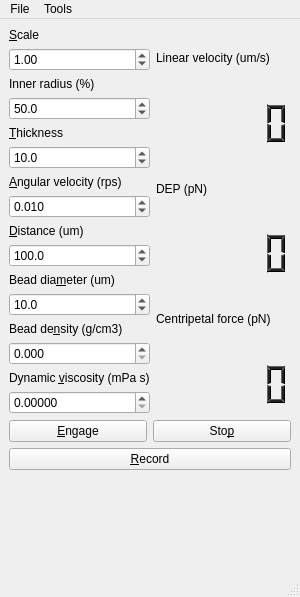
<?xml version="1.0" encoding="UTF-8"?>
<ui version="4.0">
 <author>Joan Juvert</author>
 <class>ControlWindow</class>
 <widget class="QMainWindow" name="ControlWindow">
  <property name="geometry">
   <rect>
    <x>0</x>
    <y>0</y>
    <width>300</width>
    <height>597</height>
   </rect>
  </property>
  <property name="sizePolicy">
   <sizepolicy hsizetype="Preferred" vsizetype="Preferred">
    <horstretch>0</horstretch>
    <verstretch>0</verstretch>
   </sizepolicy>
  </property>
  <property name="minimumSize">
   <size>
    <width>300</width>
    <height>597</height>
   </size>
  </property>
  <property name="maximumSize">
   <size>
    <width>396</width>
    <height>597</height>
   </size>
  </property>
  <property name="focusPolicy">
   <enum>Qt::ClickFocus</enum>
  </property>
  <property name="windowTitle">
   <string>Control Window (cartwheel)</string>
  </property>
  <widget class="QWidget" name="centralwidget">
   <property name="autoFillBackground">
    <bool>false</bool>
   </property>
   <layout class="QFormLayout" name="formLayout">
    <item row="0" column="0">
     <layout class="QVBoxLayout" name="verticalLayout_21">
      <item>
       <layout class="QVBoxLayout" name="verticalLayout_2">
        <item>
         <widget class="QLabel" name="scale_label">
          <property name="text">
           <string>&amp;Scale</string>
          </property>
          <property name="buddy">
           <cstring>scale_doubleSpinBox</cstring>
          </property>
         </widget>
        </item>
        <item>
         <widget class="QDoubleSpinBox" name="scale_doubleSpinBox">
          <property name="toolTip">
           <string>Scale of the figure</string>
          </property>
          <property name="accelerated">
           <bool>false</bool>
          </property>
          <property name="maximum">
           <double>100.000000000000000</double>
          </property>
          <property name="singleStep">
           <double>0.100000000000000</double>
          </property>
          <property name="value">
           <double>1.000000000000000</double>
          </property>
         </widget>
        </item>
       </layout>
      </item>
      <item>
       <layout class="QVBoxLayout" name="verticalLayout_7">
        <item>
         <widget class="QLabel" name="innerRadius_label">
          <property name="text">
           <string>Inner radius (%)</string>
          </property>
          <property name="buddy">
           <cstring>innerRadius_doubleSpinBox</cstring>
          </property>
         </widget>
        </item>
        <item>
         <widget class="QDoubleSpinBox" name="innerRadius_doubleSpinBox">
          <property name="decimals">
           <number>1</number>
          </property>
          <property name="value">
           <double>50.000000000000000</double>
          </property>
         </widget>
        </item>
       </layout>
      </item>
      <item>
       <layout class="QVBoxLayout" name="verticalLayout_9">
        <item>
         <widget class="QLabel" name="thickness_label">
          <property name="text">
           <string>&amp;Thickness</string>
          </property>
          <property name="buddy">
           <cstring>thickness_doubleSpinBox</cstring>
          </property>
         </widget>
        </item>
        <item>
         <widget class="QDoubleSpinBox" name="thickness_doubleSpinBox">
          <property name="toolTip">
           <string>Thickness of the lines</string>
          </property>
          <property name="decimals">
           <number>1</number>
          </property>
          <property name="value">
           <double>10.000000000000000</double>
          </property>
         </widget>
        </item>
       </layout>
      </item>
      <item>
       <layout class="QVBoxLayout" name="verticalLayout_3">
        <item>
         <widget class="QLabel" name="aVelocity_label">
          <property name="text">
           <string>&amp;Angular velocity (rps)</string>
          </property>
          <property name="buddy">
           <cstring>aVelocity_doubleSpinBox</cstring>
          </property>
         </widget>
        </item>
        <item>
         <widget class="QDoubleSpinBox" name="aVelocity_doubleSpinBox">
          <property name="toolTip">
           <string>Angular velocity in revolutions per second</string>
          </property>
          <property name="decimals">
           <number>3</number>
          </property>
          <property name="maximum">
           <double>100.000000000000000</double>
          </property>
          <property name="singleStep">
           <double>0.010000000000000</double>
          </property>
          <property name="value">
           <double>0.010000000000000</double>
          </property>
         </widget>
        </item>
       </layout>
      </item>
      <item>
       <layout class="QVBoxLayout" name="verticalLayout_4">
        <item>
         <widget class="QLabel" name="distance_label">
          <property name="text">
           <string>&amp;Distance (um)</string>
          </property>
          <property name="buddy">
           <cstring>distance_doubleSpinBox</cstring>
          </property>
         </widget>
        </item>
        <item>
         <widget class="QDoubleSpinBox" name="distance_doubleSpinBox">
          <property name="toolTip">
           <string>The distance from the center of the wheel to the center of the bead</string>
          </property>
          <property name="decimals">
           <number>1</number>
          </property>
          <property name="maximum">
           <double>1000.000000000000000</double>
          </property>
          <property name="value">
           <double>100.000000000000000</double>
          </property>
         </widget>
        </item>
       </layout>
      </item>
      <item>
       <layout class="QVBoxLayout" name="verticalLayout_6">
        <item>
         <widget class="QLabel" name="diameter_label">
          <property name="text">
           <string>Bead dia&amp;meter (um)</string>
          </property>
          <property name="buddy">
           <cstring>diameter_doubleSpinBox</cstring>
          </property>
         </widget>
        </item>
        <item>
         <widget class="QDoubleSpinBox" name="diameter_doubleSpinBox">
          <property name="toolTip">
           <string>Radius of the bead in microns</string>
          </property>
          <property name="decimals">
           <number>1</number>
          </property>
          <property name="maximum">
           <double>1000.000000000000000</double>
          </property>
          <property name="value">
           <double>10.000000000000000</double>
          </property>
         </widget>
        </item>
       </layout>
      </item>
      <item>
       <layout class="QVBoxLayout" name="verticalLayout_10">
        <item>
         <widget class="QLabel" name="density_label">
          <property name="text">
           <string>Bead de&amp;nsity (g/cm3)</string>
          </property>
          <property name="buddy">
           <cstring>density_doubleSpinBox</cstring>
          </property>
         </widget>
        </item>
        <item>
         <widget class="QDoubleSpinBox" name="density_doubleSpinBox">
          <property name="toolTip">
           <string>The density of the bead in g/cm3</string>
          </property>
          <property name="decimals">
           <number>3</number>
          </property>
          <property name="maximum">
           <double>100.000000000000000</double>
          </property>
         </widget>
        </item>
       </layout>
      </item>
      <item>
       <layout class="QVBoxLayout" name="verticalLayout">
        <item>
         <widget class="QLabel" name="viscosity_label">
          <property name="text">
           <string>Dynamic &amp;viscosity (mPa s)</string>
          </property>
          <property name="buddy">
           <cstring>viscosity_doubleSpinBox</cstring>
          </property>
         </widget>
        </item>
        <item>
         <widget class="QDoubleSpinBox" name="viscosity_doubleSpinBox">
          <property name="toolTip">
           <string>Dynamic viscosity of the solution in mPa s</string>
          </property>
          <property name="decimals">
           <number>5</number>
          </property>
          <property name="maximum">
           <double>1000000.000000000000000</double>
          </property>
         </widget>
        </item>
       </layout>
      </item>
     </layout>
    </item>
    <item row="0" column="1">
     <layout class="QVBoxLayout" name="verticalLayout_12">
      <item>
       <layout class="QVBoxLayout" name="verticalLayout_5">
        <item>
         <widget class="QLabel" name="lVelocity_label">
          <property name="text">
           <string>Linear velocity (um/s)</string>
          </property>
         </widget>
        </item>
        <item>
         <widget class="QLCDNumber" name="lVelocity_LCDNumber">
          <property name="palette">
           <palette>
            <active>
             <colorrole role="WindowText">
              <brush brushstyle="SolidPattern">
               <color alpha="255">
                <red>33</red>
                <green>33</green>
                <blue>33</blue>
               </color>
              </brush>
             </colorrole>
             <colorrole role="Light">
              <brush brushstyle="SolidPattern">
               <color alpha="255">
                <red>100</red>
                <green>100</green>
                <blue>100</blue>
               </color>
              </brush>
             </colorrole>
             <colorrole role="Dark">
              <brush brushstyle="SolidPattern">
               <color alpha="255">
                <red>0</red>
                <green>0</green>
                <blue>0</blue>
               </color>
              </brush>
             </colorrole>
             <colorrole role="Text">
              <brush brushstyle="SolidPattern">
               <color alpha="255">
                <red>33</red>
                <green>33</green>
                <blue>33</blue>
               </color>
              </brush>
             </colorrole>
             <colorrole role="ButtonText">
              <brush brushstyle="SolidPattern">
               <color alpha="255">
                <red>33</red>
                <green>33</green>
                <blue>33</blue>
               </color>
              </brush>
             </colorrole>
            </active>
            <inactive>
             <colorrole role="WindowText">
              <brush brushstyle="SolidPattern">
               <color alpha="255">
                <red>33</red>
                <green>33</green>
                <blue>33</blue>
               </color>
              </brush>
             </colorrole>
             <colorrole role="Light">
              <brush brushstyle="SolidPattern">
               <color alpha="255">
                <red>100</red>
                <green>100</green>
                <blue>100</blue>
               </color>
              </brush>
             </colorrole>
             <colorrole role="Dark">
              <brush brushstyle="SolidPattern">
               <color alpha="255">
                <red>0</red>
                <green>0</green>
                <blue>0</blue>
               </color>
              </brush>
             </colorrole>
             <colorrole role="Text">
              <brush brushstyle="SolidPattern">
               <color alpha="255">
                <red>33</red>
                <green>33</green>
                <blue>33</blue>
               </color>
              </brush>
             </colorrole>
             <colorrole role="ButtonText">
              <brush brushstyle="SolidPattern">
               <color alpha="255">
                <red>33</red>
                <green>33</green>
                <blue>33</blue>
               </color>
              </brush>
             </colorrole>
            </inactive>
            <disabled>
             <colorrole role="WindowText">
              <brush brushstyle="SolidPattern">
               <color alpha="255">
                <red>0</red>
                <green>0</green>
                <blue>0</blue>
               </color>
              </brush>
             </colorrole>
             <colorrole role="Light">
              <brush brushstyle="SolidPattern">
               <color alpha="255">
                <red>100</red>
                <green>100</green>
                <blue>100</blue>
               </color>
              </brush>
             </colorrole>
             <colorrole role="Dark">
              <brush brushstyle="SolidPattern">
               <color alpha="255">
                <red>0</red>
                <green>0</green>
                <blue>0</blue>
               </color>
              </brush>
             </colorrole>
             <colorrole role="Text">
              <brush brushstyle="SolidPattern">
               <color alpha="255">
                <red>0</red>
                <green>0</green>
                <blue>0</blue>
               </color>
              </brush>
             </colorrole>
             <colorrole role="ButtonText">
              <brush brushstyle="SolidPattern">
               <color alpha="255">
                <red>0</red>
                <green>0</green>
                <blue>0</blue>
               </color>
              </brush>
             </colorrole>
            </disabled>
           </palette>
          </property>
          <property name="toolTip">
           <string>Linear velocity of the bead in microns per second</string>
          </property>
          <property name="frameShape">
           <enum>QFrame::NoFrame</enum>
          </property>
          <property name="frameShadow">
           <enum>QFrame::Raised</enum>
          </property>
          <property name="smallDecimalPoint">
           <bool>false</bool>
          </property>
          <property name="numDigits">
           <number>6</number>
          </property>
         </widget>
        </item>
       </layout>
      </item>
      <item>
       <layout class="QVBoxLayout" name="verticalLayout_8">
        <item>
         <widget class="QLabel" name="DEPForce_label">
          <property name="text">
           <string>DEP (pN)</string>
          </property>
          <property name="textFormat">
           <enum>Qt::PlainText</enum>
          </property>
         </widget>
        </item>
        <item>
         <widget class="QLCDNumber" name="DEPForce_LCDNumber">
          <property name="palette">
           <palette>
            <active>
             <colorrole role="WindowText">
              <brush brushstyle="SolidPattern">
               <color alpha="255">
                <red>33</red>
                <green>33</green>
                <blue>33</blue>
               </color>
              </brush>
             </colorrole>
             <colorrole role="Light">
              <brush brushstyle="SolidPattern">
               <color alpha="255">
                <red>100</red>
                <green>100</green>
                <blue>100</blue>
               </color>
              </brush>
             </colorrole>
             <colorrole role="Dark">
              <brush brushstyle="SolidPattern">
               <color alpha="255">
                <red>0</red>
                <green>0</green>
                <blue>0</blue>
               </color>
              </brush>
             </colorrole>
             <colorrole role="Text">
              <brush brushstyle="SolidPattern">
               <color alpha="255">
                <red>33</red>
                <green>33</green>
                <blue>33</blue>
               </color>
              </brush>
             </colorrole>
             <colorrole role="ButtonText">
              <brush brushstyle="SolidPattern">
               <color alpha="255">
                <red>33</red>
                <green>33</green>
                <blue>33</blue>
               </color>
              </brush>
             </colorrole>
            </active>
            <inactive>
             <colorrole role="WindowText">
              <brush brushstyle="SolidPattern">
               <color alpha="255">
                <red>33</red>
                <green>33</green>
                <blue>33</blue>
               </color>
              </brush>
             </colorrole>
             <colorrole role="Light">
              <brush brushstyle="SolidPattern">
               <color alpha="255">
                <red>100</red>
                <green>100</green>
                <blue>100</blue>
               </color>
              </brush>
             </colorrole>
             <colorrole role="Dark">
              <brush brushstyle="SolidPattern">
               <color alpha="255">
                <red>0</red>
                <green>0</green>
                <blue>0</blue>
               </color>
              </brush>
             </colorrole>
             <colorrole role="Text">
              <brush brushstyle="SolidPattern">
               <color alpha="255">
                <red>33</red>
                <green>33</green>
                <blue>33</blue>
               </color>
              </brush>
             </colorrole>
             <colorrole role="ButtonText">
              <brush brushstyle="SolidPattern">
               <color alpha="255">
                <red>33</red>
                <green>33</green>
                <blue>33</blue>
               </color>
              </brush>
             </colorrole>
            </inactive>
            <disabled>
             <colorrole role="WindowText">
              <brush brushstyle="SolidPattern">
               <color alpha="255">
                <red>0</red>
                <green>0</green>
                <blue>0</blue>
               </color>
              </brush>
             </colorrole>
             <colorrole role="Light">
              <brush brushstyle="SolidPattern">
               <color alpha="255">
                <red>100</red>
                <green>100</green>
                <blue>100</blue>
               </color>
              </brush>
             </colorrole>
             <colorrole role="Dark">
              <brush brushstyle="SolidPattern">
               <color alpha="255">
                <red>0</red>
                <green>0</green>
                <blue>0</blue>
               </color>
              </brush>
             </colorrole>
             <colorrole role="Text">
              <brush brushstyle="SolidPattern">
               <color alpha="255">
                <red>0</red>
                <green>0</green>
                <blue>0</blue>
               </color>
              </brush>
             </colorrole>
             <colorrole role="ButtonText">
              <brush brushstyle="SolidPattern">
               <color alpha="255">
                <red>0</red>
                <green>0</green>
                <blue>0</blue>
               </color>
              </brush>
             </colorrole>
            </disabled>
           </palette>
          </property>
          <property name="toolTip">
           <string>Dielectrophoretic force in pN</string>
          </property>
          <property name="frameShape">
           <enum>QFrame::NoFrame</enum>
          </property>
          <property name="frameShadow">
           <enum>QFrame::Raised</enum>
          </property>
          <property name="smallDecimalPoint">
           <bool>false</bool>
          </property>
          <property name="numDigits">
           <number>6</number>
          </property>
         </widget>
        </item>
       </layout>
      </item>
      <item>
       <layout class="QVBoxLayout" name="verticalLayout_11">
        <item>
         <widget class="QLabel" name="cForce_label">
          <property name="text">
           <string>Centripetal force (pN)</string>
          </property>
          <property name="textFormat">
           <enum>Qt::PlainText</enum>
          </property>
         </widget>
        </item>
        <item>
         <widget class="QLCDNumber" name="cForce_LCDNumber">
          <property name="palette">
           <palette>
            <active>
             <colorrole role="WindowText">
              <brush brushstyle="SolidPattern">
               <color alpha="255">
                <red>33</red>
                <green>33</green>
                <blue>33</blue>
               </color>
              </brush>
             </colorrole>
             <colorrole role="Light">
              <brush brushstyle="SolidPattern">
               <color alpha="255">
                <red>100</red>
                <green>100</green>
                <blue>100</blue>
               </color>
              </brush>
             </colorrole>
             <colorrole role="Dark">
              <brush brushstyle="SolidPattern">
               <color alpha="255">
                <red>0</red>
                <green>0</green>
                <blue>0</blue>
               </color>
              </brush>
             </colorrole>
             <colorrole role="Text">
              <brush brushstyle="SolidPattern">
               <color alpha="255">
                <red>33</red>
                <green>33</green>
                <blue>33</blue>
               </color>
              </brush>
             </colorrole>
             <colorrole role="ButtonText">
              <brush brushstyle="SolidPattern">
               <color alpha="255">
                <red>33</red>
                <green>33</green>
                <blue>33</blue>
               </color>
              </brush>
             </colorrole>
            </active>
            <inactive>
             <colorrole role="WindowText">
              <brush brushstyle="SolidPattern">
               <color alpha="255">
                <red>33</red>
                <green>33</green>
                <blue>33</blue>
               </color>
              </brush>
             </colorrole>
             <colorrole role="Light">
              <brush brushstyle="SolidPattern">
               <color alpha="255">
                <red>100</red>
                <green>100</green>
                <blue>100</blue>
               </color>
              </brush>
             </colorrole>
             <colorrole role="Dark">
              <brush brushstyle="SolidPattern">
               <color alpha="255">
                <red>0</red>
                <green>0</green>
                <blue>0</blue>
               </color>
              </brush>
             </colorrole>
             <colorrole role="Text">
              <brush brushstyle="SolidPattern">
               <color alpha="255">
                <red>33</red>
                <green>33</green>
                <blue>33</blue>
               </color>
              </brush>
             </colorrole>
             <colorrole role="ButtonText">
              <brush brushstyle="SolidPattern">
               <color alpha="255">
                <red>33</red>
                <green>33</green>
                <blue>33</blue>
               </color>
              </brush>
             </colorrole>
            </inactive>
            <disabled>
             <colorrole role="WindowText">
              <brush brushstyle="SolidPattern">
               <color alpha="255">
                <red>0</red>
                <green>0</green>
                <blue>0</blue>
               </color>
              </brush>
             </colorrole>
             <colorrole role="Light">
              <brush brushstyle="SolidPattern">
               <color alpha="255">
                <red>100</red>
                <green>100</green>
                <blue>100</blue>
               </color>
              </brush>
             </colorrole>
             <colorrole role="Dark">
              <brush brushstyle="SolidPattern">
               <color alpha="255">
                <red>0</red>
                <green>0</green>
                <blue>0</blue>
               </color>
              </brush>
             </colorrole>
             <colorrole role="Text">
              <brush brushstyle="SolidPattern">
               <color alpha="255">
                <red>0</red>
                <green>0</green>
                <blue>0</blue>
               </color>
              </brush>
             </colorrole>
             <colorrole role="ButtonText">
              <brush brushstyle="SolidPattern">
               <color alpha="255">
                <red>0</red>
                <green>0</green>
                <blue>0</blue>
               </color>
              </brush>
             </colorrole>
            </disabled>
           </palette>
          </property>
          <property name="toolTip">
           <string>Centripetal force in pN</string>
          </property>
          <property name="frameShape">
           <enum>QFrame::NoFrame</enum>
          </property>
          <property name="frameShadow">
           <enum>QFrame::Raised</enum>
          </property>
          <property name="smallDecimalPoint">
           <bool>false</bool>
          </property>
          <property name="numDigits">
           <number>6</number>
          </property>
         </widget>
        </item>
       </layout>
      </item>
     </layout>
    </item>
    <item row="1" column="0" colspan="2">
     <layout class="QVBoxLayout" name="verticalLayout_13">
      <item>
       <layout class="QHBoxLayout" name="horizontalLayout">
        <item>
         <widget class="QPushButton" name="engage_pushButton">
          <property name="toolTip">
           <string>Start the animation</string>
          </property>
          <property name="text">
           <string>&amp;Engage</string>
          </property>
         </widget>
        </item>
        <item>
         <widget class="QPushButton" name="stop_pushButton">
          <property name="toolTip">
           <string>Stop the animation</string>
          </property>
          <property name="text">
           <string>Sto&amp;p</string>
          </property>
         </widget>
        </item>
       </layout>
      </item>
      <item>
       <widget class="QPushButton" name="record_pushButton">
        <property name="focusPolicy">
         <enum>Qt::StrongFocus</enum>
        </property>
        <property name="toolTip">
         <string>Record the current parameters to file</string>
        </property>
        <property name="text">
         <string>&amp;Record</string>
        </property>
       </widget>
      </item>
     </layout>
    </item>
   </layout>
  </widget>
  <widget class="QMenuBar" name="menubar">
   <property name="geometry">
    <rect>
     <x>0</x>
     <y>0</y>
     <width>300</width>
     <height>27</height>
    </rect>
   </property>
   <widget class="QMenu" name="menuFile">
    <property name="title">
     <string>File</string>
    </property>
    <addaction name="action_quit"/>
   </widget>
   <widget class="QMenu" name="menuColor">
    <property name="title">
     <string>Tools</string>
    </property>
    <addaction name="action_invert"/>
   </widget>
   <addaction name="menuFile"/>
   <addaction name="menuColor"/>
  </widget>
  <widget class="QStatusBar" name="statusbar"/>
  <action name="action_quit">
   <property name="text">
    <string>Quit</string>
   </property>
   <property name="shortcut">
    <string>Ctrl+Q</string>
   </property>
  </action>
  <action name="action_invert">
   <property name="checkable">
    <bool>true</bool>
   </property>
   <property name="text">
    <string>Invert</string>
   </property>
   <property name="shortcut">
    <string>Alt+I</string>
   </property>
  </action>
  <action name="actionReset">
   <property name="text">
    <string>Reset</string>
   </property>
  </action>
 </widget>
 <tabstops>
  <tabstop>scale_doubleSpinBox</tabstop>
  <tabstop>innerRadius_doubleSpinBox</tabstop>
  <tabstop>thickness_doubleSpinBox</tabstop>
  <tabstop>aVelocity_doubleSpinBox</tabstop>
  <tabstop>distance_doubleSpinBox</tabstop>
  <tabstop>diameter_doubleSpinBox</tabstop>
  <tabstop>density_doubleSpinBox</tabstop>
  <tabstop>viscosity_doubleSpinBox</tabstop>
  <tabstop>engage_pushButton</tabstop>
  <tabstop>stop_pushButton</tabstop>
  <tabstop>record_pushButton</tabstop>
 </tabstops>
 <resources/>
 <connections>
  <connection>
   <sender>action_quit</sender>
   <signal>activated()</signal>
   <receiver>ControlWindow</receiver>
   <slot>close()</slot>
   <hints>
    <hint type="sourcelabel">
     <x>-1</x>
     <y>-1</y>
    </hint>
    <hint type="destinationlabel">
     <x>332</x>
     <y>299</y>
    </hint>
   </hints>
  </connection>
 </connections>
</ui>
